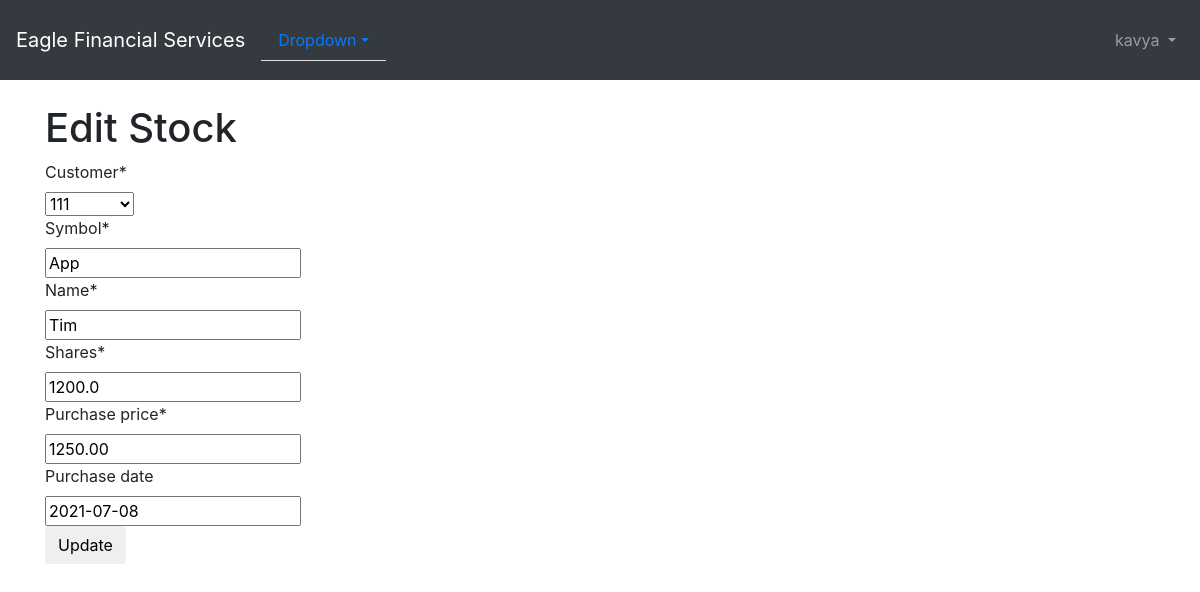
The page /stock/1/edit/ (signed in) on the database its author committed.
### efsusers/models.py (models this page shows, shortened)
class CustomUser(AbstractUser):
    first_name = models.CharField(max_length=20)
    last_name = models.CharField(max_length=20)
    email = models.EmailField(max_length=25)
    is_customer = models.BooleanField('customer', default=True)
    is_FinancialAdvisor = models.BooleanField('FinancialAdvisor', default=False,
                                              help_text='check it if you want to sign up as Financial Advisor')

### portfolio/models.py (models this page shows, shortened)
class Stock(models.Model):
    customer = models.ForeignKey(Customer, on_delete=models.CASCADE, related_name='stocks')
    symbol = models.CharField(max_length=10)
    name = models.CharField(max_length=50)
    shares = models.DecimalField(max_digits=10, decimal_places=1)
    purchase_price = models.DecimalField(max_digits=10, decimal_places=2)
    purchase_date = models.DateField(default=timezone.now, blank=True, null=True)

### portfolio/views.py (the view)
# urls.py: path('stock/<int:pk>/edit/', views.stock_edit, name='stock_edit'),
@user_passes_test(lambda user: user.is_superuser or user.is_FinancialAdvisor)
@login_required
def stock_edit(request, pk):
    stock = get_object_or_404(Stock, pk=pk)
    if request.method == "POST":
        form = StockForm(request.POST, instance=stock)
        if form.is_valid():
            stock = form.save()
            stock.updated_date = timezone.now()
            stock.save()
            stocks = Stock.objects.filter(purchase_date__lte=timezone.now())
            return render(request, 'portfolio/stock_list.html', {'stocks': stocks})
    else:
        form = StockForm(instance=stock)
    return render(request, 'portfolio/stock_edit.html', {'form': form})

### portfolio/forms.py
class StockForm(forms.ModelForm):
    class Meta:
        model = Stock
        fields = ('customer', 'symbol', 'name', 'shares', 'purchase_price', 'purchase_date',)

### portfolio/models.py (called while the page is built)
    def __str__(self):
        return str(self.cust_number)

### portfolio/templates/portfolio/stock_edit.html
{% extends 'portfolio/base.html' %}
{% load crispy_forms_tags %}
{% block content %}
    <h1>Edit Stock</h1>
    <form method="POST" class="stock-form">{% csrf_token %}
         {{ form|crispy }}
        <button type="submit" class="save btn btn-default">Update</button>
    </form>
{% endblock %}

### portfolio/templates/portfolio/base.html (shortened to what this page needs)
<html lang="en">
  <head>
    <link rel="stylesheet" href="https://stackpath.bootstrapcdn.com/bootstrap/4.1.3/css/bootstrap.min.css">
  </head>
    <body>
    <nav class="navbar navbar-expand-md navbar-dark bg-dark mb-4" style=" height: 80px;">
      <a class="navbar-brand" href="{% url 'portfolio:home' %}">Eagle Financial Services</a>
        <ul class="nav nav-tabs" id="myTab" role="tablist">
         <li class="nav-item dropdown">
              <a class="nav-link dropdown-toggle" data-toggle="dropdown" href="#" role="button" aria-haspopup="true" aria-expanded="false">Dropdown</a>
        </li>
        </ul>
      <div class="collapse navbar-collapse" id="navbarCollapse">
        {% if user.is_authenticated %}
          <ul class="navbar-nav ml-auto">
            <li class="nav-item">
              <a class="nav-link dropdown-toggle" href="#" id="userMenu"\
              data-toggle="dropdown" aria-haspopup="true" aria-expanded\
              ="false">
                {{ user.username }}
              </a>
            </li>
          </ul>
        {% endif %}
      </div>
    </nav>
    <div class="container">
      {% block content %}
      {% endblock content %}
    </div>
  </body>
</html>

### rows shown on the page
CustomUser: username "kavya"
Stock: customer "111", symbol "App", name "Tim", shares "1200.0", purchase_price "1250.00", purchase_date "2021-07-08"
